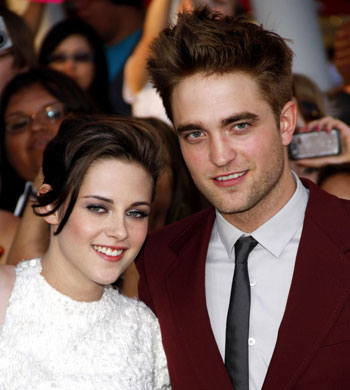
%> input picture SampleSet/easy/celebrity-couples-01082011-lead.jpg, 350 x 390 px
$ octave testing_naive_features.m   (GNU Octave 9; MATLAB toolbox functions it lacks are replaced by stand-ins)
%> lines starting %> are read from the running program, lines starting %| are printed output that depends on the picture
addpath 'SampleSet/easy/'
addpath 'SampleSet/hard/'
addpath 'SampleSet/us/'

faceDetector = vision.CascadeObjectDetector();

%I = imread('visionteam.jpg');
I = imread('celebrity-couples-01082011-lead.jpg');
%> I is the input picture: size 390x350x3 uint8; mean R, G, B 114.8, 90.5, 84.7

justin = imread('justin_glasses.jpg');
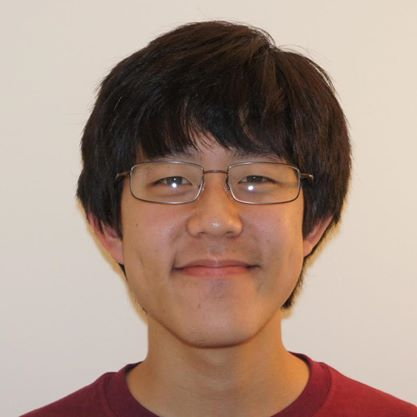
%> input picture SampleSet/us/justin_glasses.jpg, 417 x 417 px
%> justin is the input picture: size 417x417x3 uint8; mean R, G, B 166.7, 142.2, 128.7
bbox = step(faceDetector, justin);
%> bbox = [104 102 218 218]
justin_face = justin(bbox(1,2) + (1:bbox(1,3)),bbox(1,1) + (1:bbox(1,4)),:);
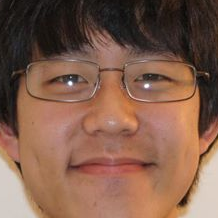
%> justin_face: size 218x218x3 uint8; mean R, G, B 129.7, 93.7, 76
justin_corners = corner(rgb2gray(justin_face),'QualityLevel',0.001);
%> justin_corners = 115 rows, first 12: [71 83; 146 87; 71 77; 207 74; 16 163; 201 156; 19 164; 180 204; 126 88; 28 67; 151 75; 187 204]
%> (the run ends here)
